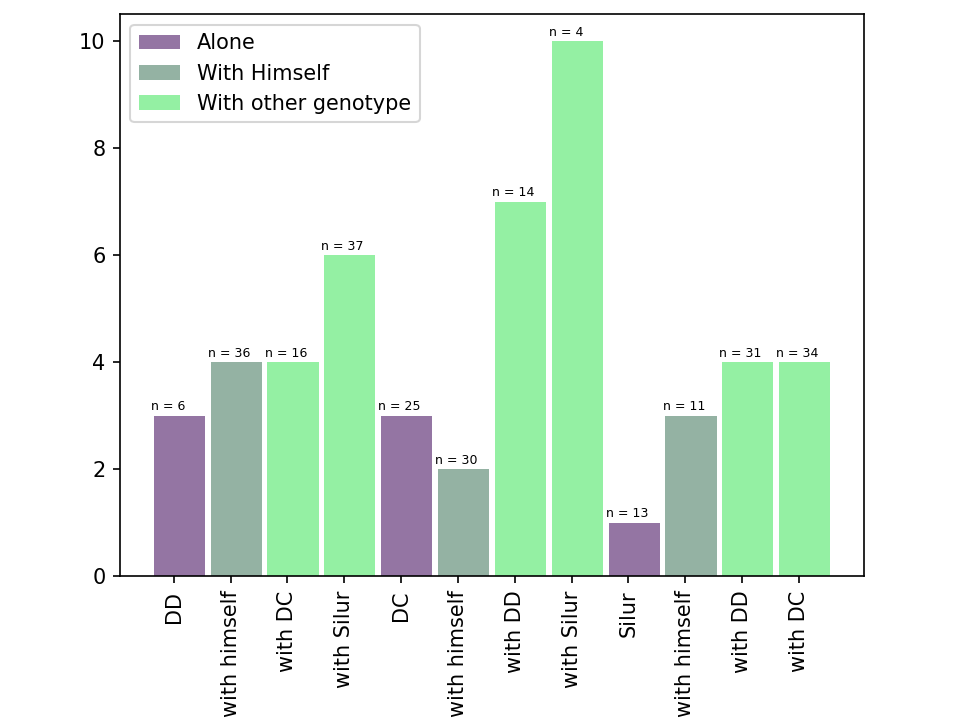
#> input picture Prototype/backend/user_input/20250227130339.png, 960 x 720 px, found by its file name
$ python 'extract colors.py'
#> lines starting #> are read from the running program, lines starting #| are printed output that depends on the picture
import os
import cv2
import numpy as np
import matplotlib.pyplot as plt
from sklearn.cluster import KMeans


# Function to extract dominant colors from an image
def extract_colors(image_path, num_colors=5, resize_factor=0.25):
#> called with image_path = 'user_input/20250227130339.png', num_colors = 5, resize_factor = 0.25
    if not os.path.exists(image_path):
        print(f"Error: File '{image_path}' not found.")
        return []

    # Read the image
    image = cv2.imread(image_path)
#> image is the input picture: shape (720, 960, 3); mean B, G, R 231.7, 241.6, 228.6

    # Check if the image is successfully loaded
    if image is None:
        print("Error: Image not found or unable to load.")
        return []

    image = cv2.cvtColor(image, cv2.COLOR_BGR2RGB)
    image = cv2.resize(image, (0, 0), fx=resize_factor, fy=resize_factor)
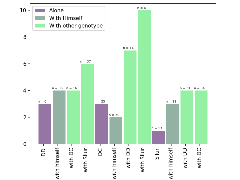
#> image: shape (180, 240, 3); mean R, G, B 229.4, 242.4, 232.4

    # Reshape into a 2D array of pixels
    pixels = image.reshape((-1, 3))

    # Apply K-means clustering to find dominant colors
    kmeans = KMeans(n_clusters=num_colors, random_state=0, n_init=10)
    kmeans.fit(pixels)

    # Get the cluster centers (dominant colors)
    dominant_colors = np.round(kmeans.cluster_centers_).astype(int)

    return dominant_colors

if __name__ == "__main__":

    # Example: Extract colors from an image
    image_path = "user_input/20250227130339.png"  # Update with correct path
    num_colors = 5  # Number of dominant colors to detect

    dominant_colors = extract_colors(image_path, num_colors)

    if dominant_colors.any():
        # Convert to hex for visualization
        hex_colors = ["#{:02X}{:02X}{:02X}".format(*color) for color in dominant_colors]

        # Plot the extracted colors
        fig, ax = plt.subplots(1, num_colors, figsize=(10, 2))
        for i, color in enumerate(dominant_colors):
            ax[i].imshow([[color / 255]])  # Normalize for display
            ax[i].set_title(hex_colors[i], fontsize=10)
            ax[i].axis("off")

        plt.show()
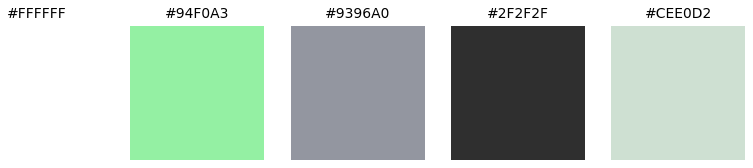
#> figure drawn by matplotlib, 5 panels
